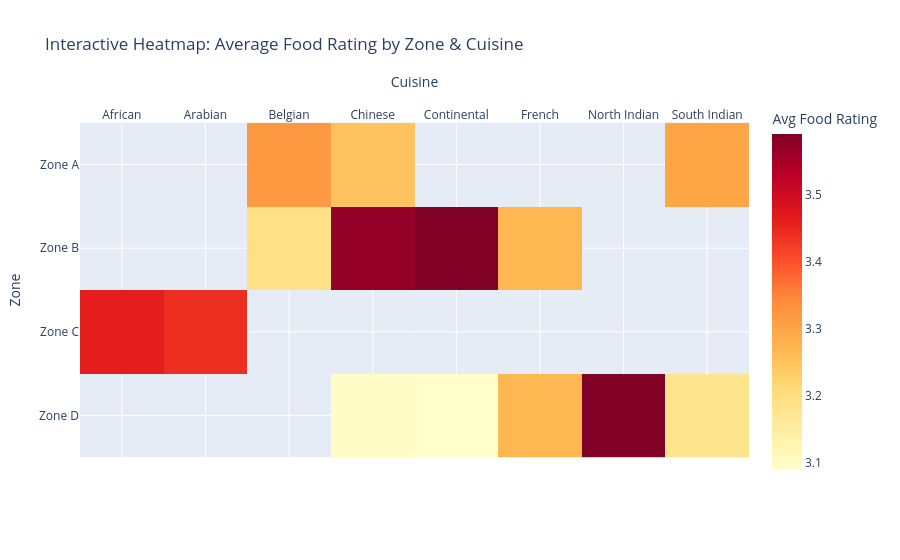

Source (notebook cell):
### Markdown cell above
Interactive Heatmap of Ratings by Zone & Cuisine

### Code cell
heatmap_data = (
    Food_df.pivot_table(
        index='Zone',
        columns='Cuisine',
        values='Customer Rating-Food',
        aggfunc='mean'
    )
    .round(2)
)

fig = px.imshow(
    heatmap_data,
    color_continuous_scale='YlOrRd',
    labels={'color': 'Avg Food Rating'},
    title='Interactive Heatmap: Average Food Rating by Zone & Cuisine'
)
fig.update_xaxes(side='top')
fig.write_image('Interactive Heatmap Average Food Rating by Zone  Cuisine.png')
fig.show()

### Figure 1 — Plotly figure (JSON) as saved in the notebook; plotly's stock layout.template omitted (floating-point values rounded to 4 significant figures)
{"data": [{"coloraxis": "coloraxis", "hovertemplate": "Cuisine: %{x}<br>Zone: %{y}<br>Avg Food Rating: %{z}<extra></extra>", "name": "0", "type": "heatmap", "x": ["African", "Arabian", "Belgian", "Chinese", "Continental", "French", "North Indian", "South Indian"], "xaxis": "x", "y": ["Zone A", "Zone B", "Zone C", "Zone D"], "yaxis": "y", "z": [[NaN, NaN, 3.32, 3.25, NaN, NaN, NaN, 3.3], [NaN, NaN, 3.19, 3.57, 3.59, 3.27, NaN, NaN], [3.46, 3.44, NaN, NaN, NaN, NaN, NaN, NaN], [NaN, NaN, NaN, 3.1, 3.09, 3.27, 3.59, 3.18]]}], "layout": {"coloraxis": {"colorbar": {"title": {"text": "Avg Food Rating"}}, "colorscale": [[0, "rgb(255,255,204)"], [0.125, "rgb(255,237,160)"], [0.25, "rgb(254,217,118)"], [0.375, "rgb(254,178,76)"], [0.5, "rgb(253,141,60)"], [0.625, "rgb(252,78,42)"], [0.75, "rgb(227,26,28)"], [0.875, "rgb(189,0,38)"], [1, "rgb(128,0,38)"]]}, "title": {"text": "Interactive Heatmap: Average Food Rating by Zone & Cuisine"}, "xaxis": {"anchor": "y", "constrain": "domain", "domain": [0, 1], "scaleanchor": "y", "side": "top", "title": {"text": "Cuisine"}}, "yaxis": {"anchor": "x", "autorange": "reversed", "constrain": "domain", "domain": [0, 1], "title": {"text": "Zone"}}}}
